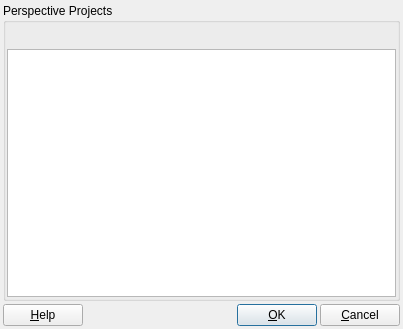
<?xml version="1.0" encoding="UTF-8"?>
<ui version="4.0">
 <class>DB_PermissionPerspectiveProjectDialog</class>
 <widget class="QDialog" name="DB_PermissionPerspectiveProjectDialog">
  <property name="geometry">
   <rect>
    <x>0</x>
    <y>0</y>
    <width>403</width>
    <height>329</height>
   </rect>
  </property>
  <property name="windowTitle">
   <string>Dialog</string>
  </property>
  <layout class="QGridLayout" name="gridLayout_2">
   <property name="leftMargin">
    <number>3</number>
   </property>
   <property name="topMargin">
    <number>3</number>
   </property>
   <property name="rightMargin">
    <number>3</number>
   </property>
   <property name="bottomMargin">
    <number>3</number>
   </property>
   <property name="spacing">
    <number>3</number>
   </property>
   <item row="0" column="0">
    <widget class="QGroupBox" name="groupBox">
     <property name="sizePolicy">
      <sizepolicy hsizetype="Expanding" vsizetype="Expanding">
       <horstretch>0</horstretch>
       <verstretch>0</verstretch>
      </sizepolicy>
     </property>
     <property name="title">
      <string>Perspective Projects</string>
     </property>
     <layout class="QGridLayout" name="gridLayout">
      <property name="leftMargin">
       <number>1</number>
      </property>
      <property name="topMargin">
       <number>1</number>
      </property>
      <property name="rightMargin">
       <number>1</number>
      </property>
      <property name="bottomMargin">
       <number>1</number>
      </property>
      <property name="spacing">
       <number>1</number>
      </property>
      <item row="0" column="0">
       <widget class="RB_ToolButtonBar" name="tbbProject" native="true">
        <property name="minimumSize">
         <size>
          <width>0</width>
          <height>24</height>
         </size>
        </property>
        <property name="baseSize">
         <size>
          <width>0</width>
          <height>0</height>
         </size>
        </property>
       </widget>
      </item>
      <item row="1" column="0">
       <widget class="RB_TableView" name="tvProject"/>
      </item>
     </layout>
    </widget>
   </item>
   <item row="1" column="0">
    <layout class="QHBoxLayout" name="horizontalLayout">
     <property name="spacing">
      <number>3</number>
     </property>
     <item>
      <widget class="QPushButton" name="pbHelp">
       <property name="text">
        <string>&amp;Help</string>
       </property>
       <property name="autoDefault">
        <bool>false</bool>
       </property>
      </widget>
     </item>
     <item>
      <spacer name="horizontalSpacer">
       <property name="orientation">
        <enum>Qt::Horizontal</enum>
       </property>
       <property name="sizeHint" stdset="0">
        <size>
         <width>158</width>
         <height>20</height>
        </size>
       </property>
      </spacer>
     </item>
     <item>
      <widget class="QPushButton" name="pbOk">
       <property name="text">
        <string>&amp;OK</string>
       </property>
       <property name="default">
        <bool>true</bool>
       </property>
      </widget>
     </item>
     <item>
      <widget class="QPushButton" name="pbCancel">
       <property name="text">
        <string>&amp;Cancel</string>
       </property>
       <property name="autoDefault">
        <bool>false</bool>
       </property>
      </widget>
     </item>
    </layout>
   </item>
  </layout>
 </widget>
 <customwidgets>
  <customwidget>
   <class>RB_ToolButtonBar</class>
   <extends>QWidget</extends>
   <header>rb_toolbuttonbar.h</header>
   <container>1</container>
  </customwidget>
  <customwidget>
   <class>RB_TableView</class>
   <extends>QTableView</extends>
   <header>rb_tableview.h</header>
  </customwidget>
 </customwidgets>
 <tabstops>
  <tabstop>tvProject</tabstop>
  <tabstop>pbOk</tabstop>
  <tabstop>pbCancel</tabstop>
  <tabstop>pbHelp</tabstop>
 </tabstops>
 <resources/>
 <connections/>
</ui>
